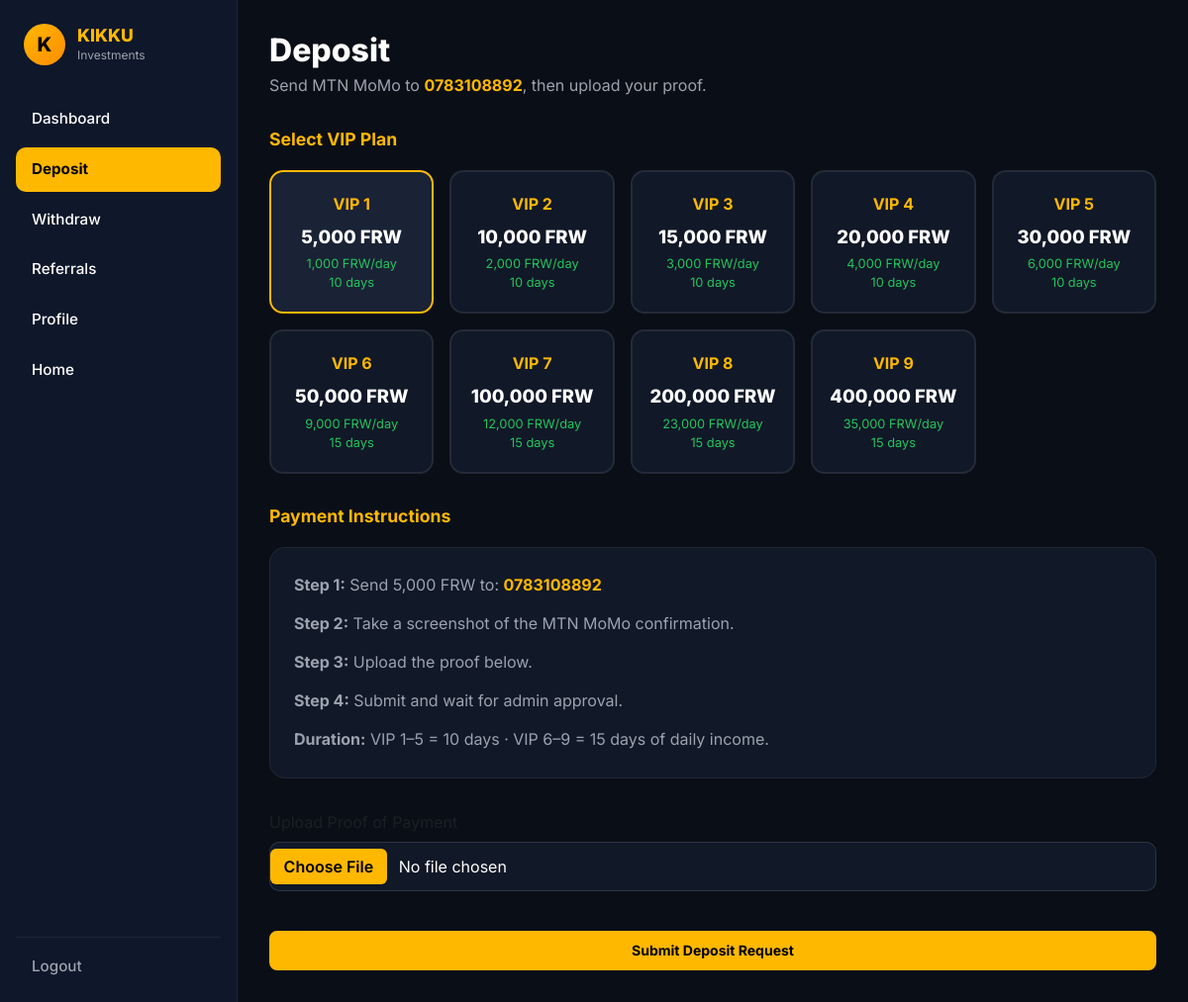
Page /dashboard/deposit/ (signed in) on the committed database.
### investments/models.py (models this page shows, shortened)
class UserInvestment(models.Model):
    STATUS = [
        ("active", "Active"),
        ("completed", "Completed"),
    ]
    user = models.ForeignKey(
        settings.AUTH_USER_MODEL,
        on_delete=models.CASCADE,
        related_name="investments",
    )
    deposit = models.ForeignKey(
        Deposit,
        on_delete=models.SET_NULL,
        null=True,
        blank=True,
    )
    vip_plan = models.CharField(max_length=100)
    amount = models.DecimalField(max_digits=12, decimal_places=2)
    daily_reward = models.DecimalField(max_digits=12, decimal_places=2)
    total_days = models.IntegerField()
    days_paid = models.IntegerField(default=0)
    status = models.CharField(
        max_length=20,
        choices=STATUS,
        default="active",
    )
    started_at = models.DateTimeField(auto_now_add=True)
    completed_at = models.DateTimeField(null=True, blank=True)
    last_earning_date = models.DateField(null=True, blank=True)
    class Meta:
        ordering = ["-started_at"]

### dashboard/views.py (the view)
@login_required
@active_user_required
def deposit_view(request):
    all_vip_plans = get_all_vip_plans()
    active_investment = UserInvestment.objects.filter(
        user=request.user,
        status="active",
    ).exists()
    if request.method == "POST":
        if active_investment:
            messages.error(
                request,
                "You already have an active plan. "
                "Wait until it completes before recharging."
            )
            return redirect("dashboard")
        form = DepositForm(request.POST, request.FILES)
        if form.is_valid():
            plan = get_plan_by_name(
                form.cleaned_data["vip_plan"]
            )
            Deposit.objects.create(
                user=request.user,
                phone_number=request.user.phone_number,
                vip_plan=plan["name"],
                amount=plan["amount"],
                proof_image=form.cleaned_data["proof_image"],
            )
            messages.success(
                request,
                "Deposit submitted. Admin will verify your MTN MoMo payment."
            )
            return redirect("dashboard")
    else:
        form = DepositForm()
    return render(
        request,
        "dashboard/deposit.html",
        {
            "form": form,
            "all_vip_plans": all_vip_plans,
            "momo_number": settings.MOMO_NUMBER,
            "has_active_investment": active_investment,
        },
    )

### investments/forms.py
class DepositForm(forms.Form):
    vip_plan = forms.ChoiceField(
        choices=[],
        widget=forms.RadioSelect,
        label="Select VIP Plan",
    )
    proof_image = forms.ImageField(
        label="Upload Proof of Payment",
    )
    def __init__(self, *args, **kwargs):
        super().__init__(*args, **kwargs)
        self.fields["vip_plan"].choices = get_vip_plan_choices()

### investments/plans.py (called while the page is built)
def get_all_vip_plans():
    plans = []
    for plan in FEATURED_VIP_PLANS:
        plans.append(dict(plan))
    for plan in VIP_PLANS:
        plans.append(dict(plan))
    return plans

def get_vip_plan_choices():
    return [(p["name"], p["name"]) for p in get_all_vip_plans()]

### kikku_investments/context_processors.py (called while the page is built)
def community_links(request):
    return {
        "whatsapp_phone": settings.WHATSAPP_PHONE,
        "whatsapp_contact_url": settings.WHATSAPP_CONTACT_URL,
        "whatsapp_community_url": settings.WHATSAPP_COMMUNITY_URL,
        "telegram_group_url": settings.TELEGRAM_GROUP_URL,
    }

### templates/dashboard/deposit.html (shortened to what this page needs)
{% extends 'dashboard/base_dashboard.html' %}
{% load humanize %}
{% block dashboard_content %}
<div class="dashboard-header">
    <h1>Deposit</h1>
    <p>Send MTN MoMo to <strong class="text-yellow">{{ momo_number }}</strong>, then upload your proof.</p>
</div>
{% if has_active_investment %}
<div class="instruction-card mb-4">
    You already have an active investment. Wait until it completes (all daily payments received) before recharging.
    <a href="{% url 'dashboard' %}" class="btn btn-kikku-outline ms-2">Back to Dashboard</a>
</div>
{% else %}
<form method="post" enctype="multipart/form-data" id="depositForm">
    <div class="dashboard-section">
        <h3 class="section-heading-yellow">Select VIP Plan</h3>
        <div class="vip-select-grid">
            {% for plan in all_vip_plans %}
            <label class="vip-select-card">
                <div class="vip-select-inner">
                    <div class="vip-select-name">{{ plan.name }}</div>
                    <div class="vip-select-amount">{{ plan.amount|intcomma }} FRW</div>
                    <div class="vip-select-daily">{{ plan.daily_reward|intcomma }} FRW/day</div>
                    <div class="vip-select-daily">{{ plan.duration_days }} days</div>
                </div>
            </label>
            {% endfor %}
        </div>
    </div>
    <div class="dashboard-section">
        <h3 class="section-heading-yellow">Payment Instructions</h3>
        <div class="instruction-card">
            <p><strong>Step 1:</strong> Send <span id="paymentAmount">5,000</span> FRW to:
                <strong class="text-yellow">{{ momo_number }}</strong>
            </p>
            <p><strong>Step 2:</strong> Take a screenshot of the MTN MoMo confirmation.</p>
            <p><strong>Step 3:</strong> Upload the proof below.</p>
            <p><strong>Step 4:</strong> Submit and wait for admin approval.</p>
            <p class="mb-0"><strong>Duration:</strong> VIP 1–5 = 10 days · VIP 6–9 = 15 days of daily income.</p>
        </div>
    </div>
    <div class="dashboard-section">
        <label class="form-label text-muted">Upload Proof of Payment</label>
        <input
            type="file"
            name="proof_image"
            class="form-control dashboard-file-input"
            accept="image/*"
            required
        >
    </div>
    <button type="submit" class="btn btn-kikku-solid btn-lg w-100 mt-2">
        Submit Deposit Request
    </button>
</form>
{% endif %}
{% endblock %}

### static/css/style.css (style rules this page uses)
:root { --kikku-bg: #0a0e17; --kikku-bg-card: #111827; --kikku-bg-card-hover: #1a2235; --kikku-yellow: #ffb800; --kikku-yellow-dark: #e6a600; --kikku-orange: #ff8c00; --kikku-green: #22c55e; --kikku-whatsapp: #25d366; --kikku-telegram: #0088cc; --kikku-text: #ffffff; --kikku-text-muted: #9ca3af; --kikku-navy: #0f172a; }
* { box-sizing: border-box; }
body { background-color: var(--kikku-bg); color: var(--kikku-text); font-family: "Inter", system-ui, -apple-system, sans-serif; min-height: 100vh; }
.btn-kikku-solid { background: var(--kikku-yellow); color: #000; border: 2px solid var(--kikku-yellow); border-radius: 8px; font-weight: 700; padding: 0.45rem 1.25rem; font-size: 0.875rem; transition: all 0.2s; }
.dashboard-body { overflow-x: hidden; }
.dashboard-header h1 { font-size: 2rem; font-weight: 800; margin-bottom: 0.25rem; }
.dashboard-header p { color: var(--kikku-text-muted); margin-bottom: 2rem; }
.text-yellow { color: var(--kikku-yellow); }
.section-heading-yellow { color: var(--kikku-yellow); font-size: 1.1rem; font-weight: 700; margin-bottom: 1.25rem; }
.dashboard-section { margin-bottom: 2rem; }
.instruction-card { background: var(--kikku-bg-card); border: 1px solid rgba(255, 255, 255, 0.06); border-radius: 16px; padding: 1.5rem; color: var(--kikku-text-muted); line-height: 1.7; }
.instruction-card p { margin-bottom: 0.75rem; }
.instruction-card p:last-child { margin-bottom: 0; }
.vip-select-grid { display: grid; grid-template-columns: repeat(auto-fill, minmax(160px, 1fr)); gap: 1rem; }
.vip-select-card { cursor: pointer; margin: 0; }
.vip-select-inner { background: var(--kikku-bg-card); border: 2px solid rgba(255, 255, 255, 0.08); border-radius: 14px; padding: 1.25rem 1rem; text-align: center; transition: all 0.2s; height: 100%; }
.vip-select-card input:checked + .vip-select-inner { border-color: var(--kikku-yellow); background: var(--kikku-bg-card-hover); }
.vip-select-name { color: var(--kikku-yellow); font-weight: 700; margin-bottom: 0.5rem; }
.vip-select-amount { font-size: 1.15rem; font-weight: 800; margin-bottom: 0.25rem; }
.vip-select-daily { color: var(--kikku-green); font-size: 0.8rem; }
.dashboard-file-input { background: var(--kikku-bg-card); border: 1px solid rgba(255, 255, 255, 0.12); color: var(--kikku-text); border-radius: 10px; padding: 0.75rem; }

### rows in the picture
UserInvestment: name "VIP 1", amount "5,000", daily_reward "1,000", duration_days "10"

### other values in the picture
{{ momo_number }} "0783108892"
{{ plan.name }} "VIP 2" "VIP 3" "VIP 4" "VIP 5" "VIP 6" "VIP 7" "VIP 8" "VIP 9"
{{ plan.amount|intcomma }} "10,000" "15,000" "20,000" "30,000" "50,000" "100,000" "200,000" "400,000"
{{ plan.daily_reward|intcomma }} "2,000" "3,000" "4,000" "6,000" "9,000" "12,000" "23,000" "35,000"
{{ plan.duration_days }} "10" "10" "10" "10" "15" "15" "15" "15"
